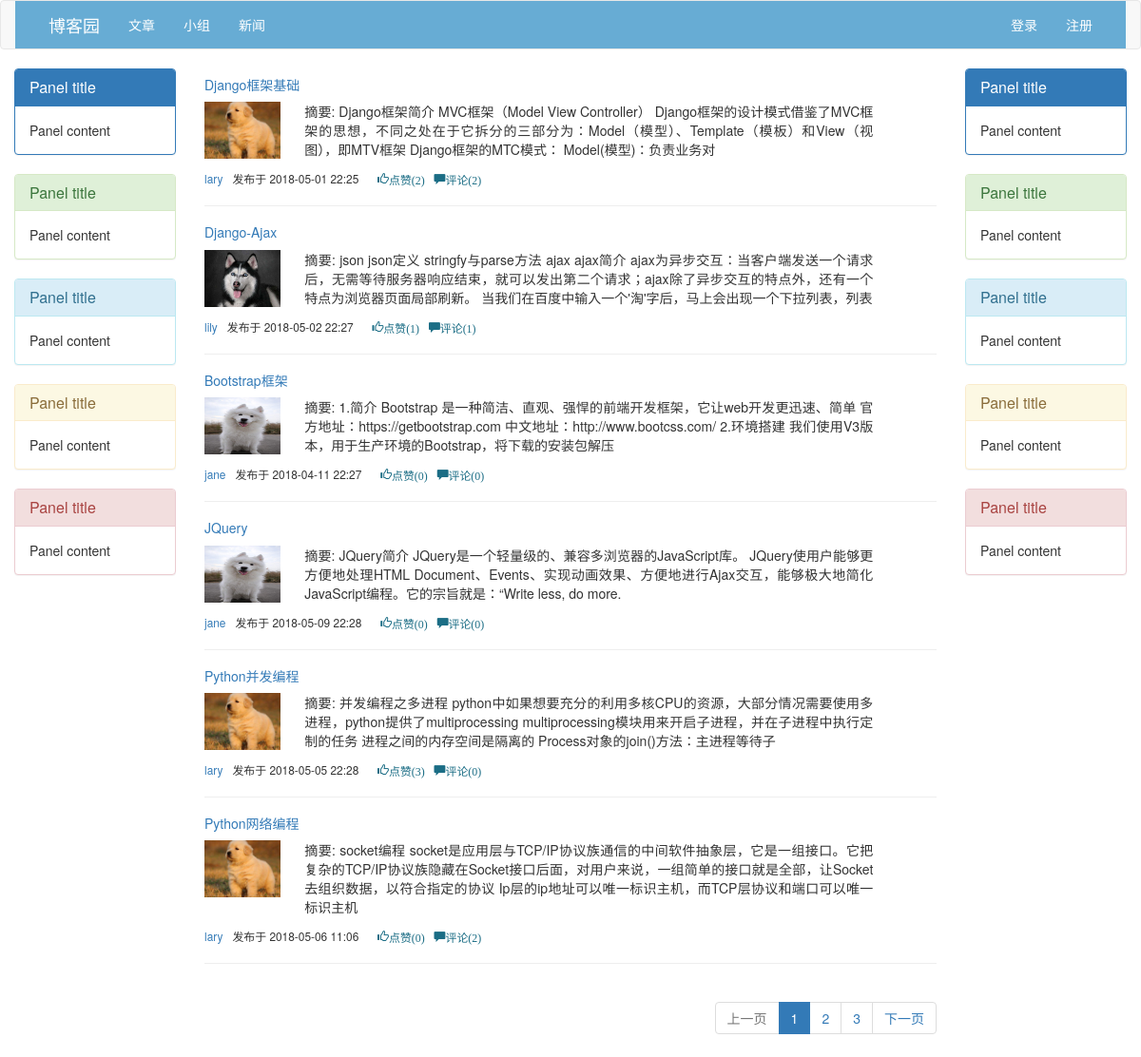
The app's page /index/ with its own data.
### blog/models.py (models this page shows, shortened)
class Article(models.Model):
    nid = models.AutoField(primary_key=True)
    title = models.CharField(verbose_name='文章标题',max_length=50)
    desc = models.CharField(verbose_name='文章描述',max_length=255)
    create_time = models.DateTimeField(verbose_name='创建时间',auto_now_add=True)
    category = models.ForeignKey(to='Category',to_field='nid',null=True)
    user = models.ForeignKey(verbose_name='作者',to='UserInfo',to_field='nid')
    tags = models.ManyToManyField(
        to='Tag',
        through='Article2Tag',
        through_fields=('article','tag'),
    )
    comment_count = models.IntegerField(default=0)
    up_count = models.IntegerField(default=0)
    down_count = models.IntegerField(default=0)

class UserInfo(AbstractUser):
    nid = models.AutoField(primary_key=True)
    telephone = models.CharField(max_length=11,null=True,unique=True)
    avator = models.FileField(upload_to='avatars/',default='/avatars/default.png')
    create_time = models.DateTimeField(verbose_name='创建时间',auto_now_add=True)
    blog = models.OneToOneField(to='Blog',to_field='nid',null=True)

### blog/views.py (the view)
# urls.py: url(r'^index/',views.index),
def index(request):
    article_list = Article.objects.all()
    try:
        paginator = Paginator(article_list,6)
        c_page = request.GET.get("page",1)
        page = paginator.page(c_page)
    except PageNotAnInteger:
        page = paginator.page(1)
    except EmptyPage:
        page = paginator.page(paginator.num_pages)
    return render(request,'index.html',locals())

### templates/index.html (shortened to what this page needs)
<!DOCTYPE html>
<html lang="en">
<head>
    <link rel="stylesheet" href="/static/bs/css/bootstrap.min.css">
</head>
<body>
<nav class="navbar navbar-default">
    <div class="container-fluid">
        <div class="navbar-header">
            <a style="margin-left:20px;color:#fff" class="navbar-brand" href="#">博客园</a>
        </div>
        <div class="collapse navbar-collapse" id="bs-example-navbar-collapse-1">
            <ul class="nav navbar-nav">
                <li><a href="#" style="color:#fff">文章 <span class="sr-only">(current)</span></a></li>
                <li><a href="#" style="color:#fff">小组</a></li>
                <li><a href="#" style="color:#fff">新闻</a></li>
            </ul>
            <ul class="nav navbar-nav navbar-right">
                {% if request.user.username %}
                    <li><a href="#" style="color:#fff">{{ request.user.username }} </a></li>
                    <li><a href="/logout/" style="color:#fff">退出</a></li>
                {% else %}
                    <li><a href="/login/" style="color:#fff">登录</a></li>
                    <li><a style="margin-right:20px;color:#fff" href="/reg/">注册</a></li>
                {% endif %}
            </ul>
        </div>
    </div>
</nav>
<div class="container-fluid">
    <div class="row">
        <div class="col-sm-2">
            <div class="bs-example" data-example-id="contextual-panels">
                <div class="panel panel-primary">
                    <div class="panel-heading">
                        <h3 class="panel-title">Panel title</h3>
                    </div>
                    <div class="panel-body">
                        Panel content
                    </div>
                </div>
                <div class="panel panel-success">
                    <div class="panel-heading">
                        <h3 class="panel-title">Panel title</h3>
                    </div>
                    <div class="panel-body">
                        Panel content
                    </div>
                </div>
                <div class="panel panel-info">
                    <div class="panel-heading">
                        <h3 class="panel-title">Panel title</h3>
                    </div>
                    <div class="panel-body">
                        Panel content
                    </div>
                </div>
                <div class="panel panel-warning">
                    <div class="panel-heading">
                        <h3 class="panel-title">Panel title</h3>
                    </div>
                    <div class="panel-body">
                        Panel content
                    </div>
                </div>
                <div class="panel panel-danger">
                    <div class="panel-heading">
                        <h3 class="panel-title">Panel title</h3>
                    </div>
                    <div class="panel-body">
                        Panel content
                    </div>
                </div>
            </div>
        </div>
        <div class="col-sm-8">
            <div class="article_list">
                {% for article in page.object_list %}
                    <div class="article_item">
                        <h5><a href="/blog/{{ article.user.username }}">{{ article.title }}</a></h5>
                        <div class="row">
                            <div class="col-sm-2"><img width=80 height=60 src="/media/{{ article.user.avator }}" alt="">
                            </div>
                            <div class="col-sm-9">
                                <div class="desc">
                                    {{ article.desc }}
                                </div>
                            </div>
                        </div>
                        <div class="small info">
                            <a href="/blog/{{ article.user.username }}"><span
                                    style="vertical-align: -2px">{{ article.user.username }}</span></a>&nbsp;&nbsp;
                            <span style="vertical-align: -2px">发布于</span>
                            <span style="vertical-align: -2px">{{ article.create_time|date:"Y-m-d H:i" }}</span>&nbsp;&nbsp;&nbsp;&nbsp;&nbsp;
                            <span class="glyphicon glyphicon-thumbs-up"
                                  style="vertical-align: -2px;color:#1b6d85">点赞({{ article.comment_count }})</span>&nbsp;&nbsp;
                            <span class="glyphicon glyphicon-comment"
                                  style="vertical-align: -2px;color:#1b6d85">评论({{ article.up_count }})</span>
                        </div>
                    </div>
                    <hr>
                {% endfor %}
            </div>
            <nav aria-label="Page navigation" class="pull-right">
                <ul class="pagination">
                    {% if page.has_previous %}
                        <li><a href="?page={{ c_page|add:-1 }}">上一页</a></li>
                    {% else %}
                        <li class="disabled"><a aria-label="Next">上一页</a></li>
                    {% endif %}
                    {% for num in paginator.page_range %}
                        {% if c_page == num %}
                            <li class="active"><a href="?page{{ num }}">{{ num }}</a></li>
                        {% else %}
                            <li><a href="?page={{ num }}">{{ num }}</a></li>
                        {% endif %}
                    {% endfor %}
                    {% if page.has_next %}
                        <li><a href="?page={{ c_page|add:+1 }}">下一页</a></li>
                    {% else %}
                        <li class="disabled"><a aria-label="Next">下一页</a></li>
                    {% endif %}
                </ul>
            </nav>
        </div>
        <div class="col-sm-2">
            <div class="bs-example" data-example-id="contextual-panels">
                <div class="panel panel-primary">
                    <div class="panel-heading">
                        <h3 class="panel-title">Panel title</h3>
                    </div>
                    <div class="panel-body">
                        Panel content
                    </div>
                </div>
                <div class="panel panel-success">
                    <div class="panel-heading">
                        <h3 class="panel-title">Panel title</h3>
                    </div>
                    <div class="panel-body">
                        Panel content
                    </div>
                </div>
                <div class="panel panel-info">
                    <div class="panel-heading">
                        <h3 class="panel-title">Panel title</h3>
                    </div>
                    <div class="panel-body">
                        Panel content
                    </div>
                </div>
                <div class="panel panel-warning">
                    <div class="panel-heading">
                        <h3 class="panel-title">Panel title</h3>
                    </div>
                    <div class="panel-body">
                        Panel content
                    </div>
                </div>
                <div class="panel panel-danger">
                    <div class="panel-heading">
                        <h3 class="panel-title">Panel title</h3>
                    </div>
                    <div class="panel-body">
                        Panel content
                    </div>
                </div>
            </div>
        </div>
    </div>
</div>
</body>
</html>

### templates/index.html (style rules this page uses)
.article_item .info { margin-top: 10px; }
.desc { margin-left: -28px; text-align: justify; }
#bs-example-navbar-collapse-1 { background-color: #0378bb96; }

### records on screen
Article: title "Django框架基础", user.avator (picture), desc "摘要: Django框架简介 MVC框架（Model View Controller） Django框架的设计模式借鉴了MVC框架的思想，不同之处在于它拆分的三部分为：Model（模型）、Template（模板）和View（视图），即MTV框架 Django框架的MTC模式： Model(模型)：负责业务对", user.username "lary", create_time "2018-05-01 22:25", comment_count "2", up_count "2"
Article: title "Django-Ajax", user.avator (picture), desc "摘要: json json定义 stringfy与parse方法 ajax ajax简介 ajax为异步交互：当客户端发送一个请求后，无需等待服务器响应结束，就可以发出第二个请求；ajax除了异步交互的特点外，还有一个特点为浏览器页面局部刷新。 当我们在百度中输入一个'淘'字后，马上会出现一个下拉列表，列表", user.username "lily", create_time "2018-05-02 22:27", comment_count "1", up_count "1"
Article: title "Bootstrap框架", user.avator (picture), desc "摘要: 1.简介 Bootstrap 是一种简洁、直观、强悍的前端开发框架，它让web开发更迅速、简单 官方地址：https://getbootstrap.com 中文地址：http://www.bootcss.com/ 2.环境搭建 我们使用V3版本，用于生产环境的Bootstrap，将下载的安装包解压", user.username "jane", create_time "2018-04-11 22:27", comment_count "0", up_count "0"
Article: title "JQuery", user.avator (picture), desc "摘要: JQuery简介 JQuery是一个轻量级的、兼容多浏览器的JavaScript库。 JQuery使用户能够更方便地处理HTML Document、Events、实现动画效果、方便地进行Ajax交互，能够极大地简化JavaScript编程。它的宗旨就是：“Write less, do more.", user.username "jane", create_time "2018-05-09 22:28", comment_count "0", up_count "0"
Article: title "Python并发编程", user.avator (picture), desc "摘要: 并发编程之多进程 python中如果想要充分的利用多核CPU的资源，大部分情况需要使用多进程，python提供了multiprocessing multiprocessing模块用来开启子进程，并在子进程中执行定制的任务 进程之间的内存空间是隔离的 Process对象的join()方法：主进程等待子", user.username "lary", create_time "2018-05-05 22:28", comment_count "3", up_count "0"
Article: title "Python网络编程", user.avator (picture), desc "摘要: socket编程 socket是应用层与TCP/IP协议族通信的中间软件抽象层，它是一组接口。它把复杂的TCP/IP协议族隐藏在Socket接口后面，对用户来说，一组简单的接口就是全部，让Socket去组织数据，以符合指定的协议 Ip层的ip地址可以唯一标识主机，而TCP层协议和端口可以唯一标识主机", user.username "lary", create_time "2018-05-06 11:06", comment_count "0", up_count "2"

### other values on screen
{{ num }} "1"
{{ num }} "2" "3"
